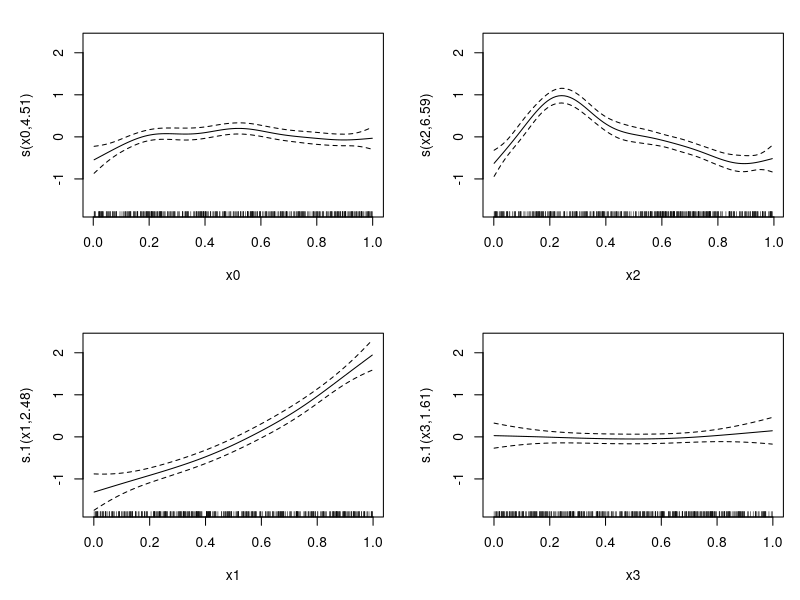
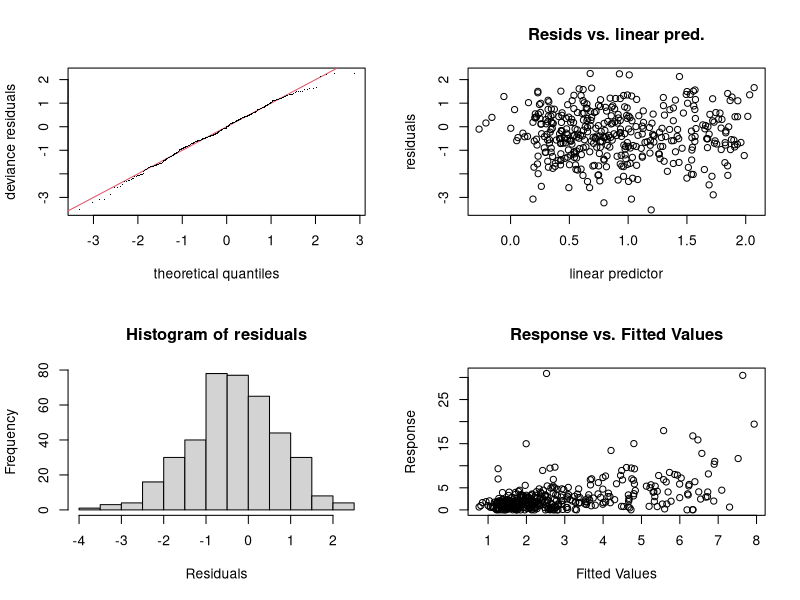
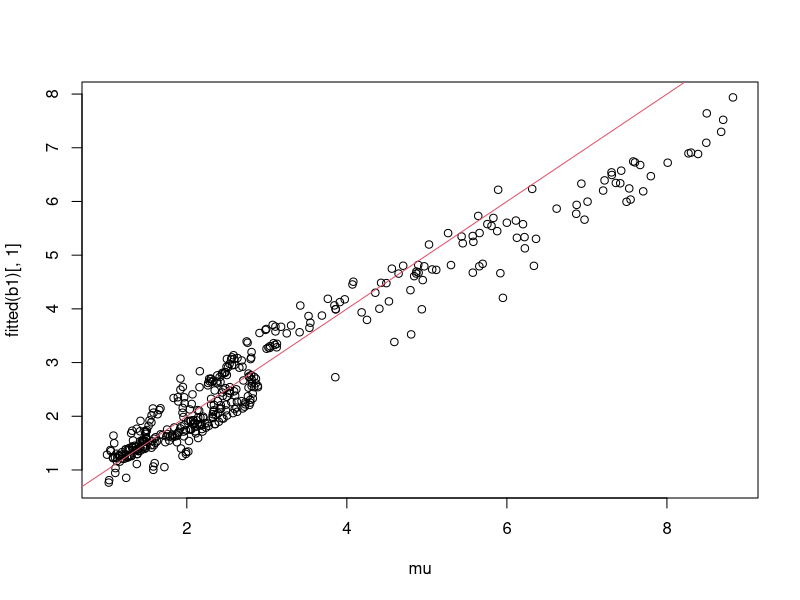
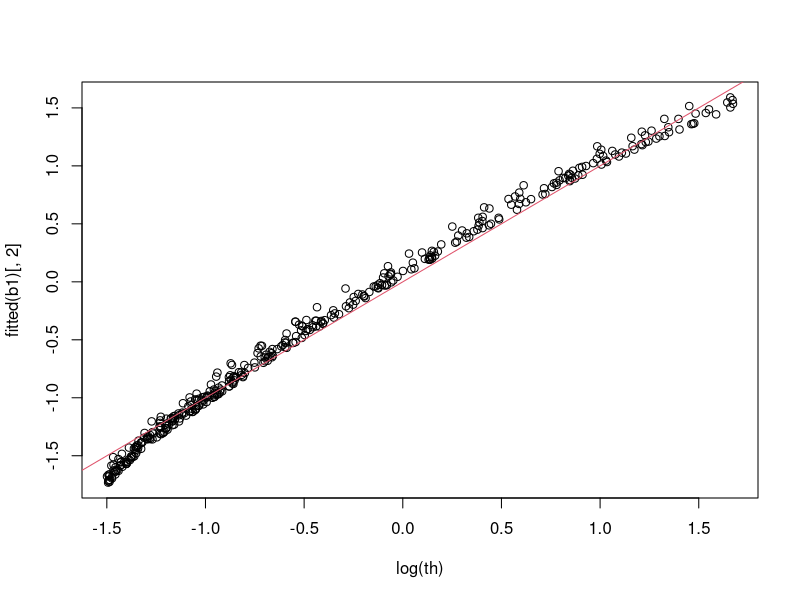
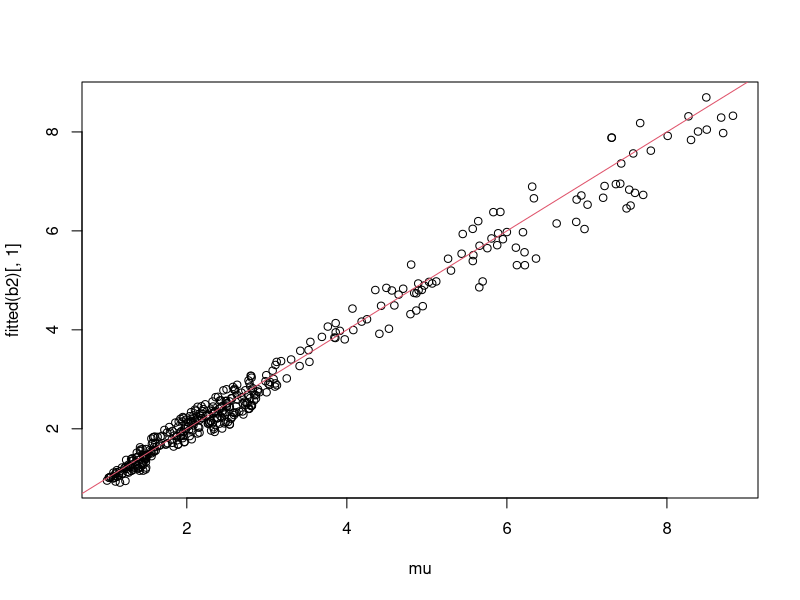
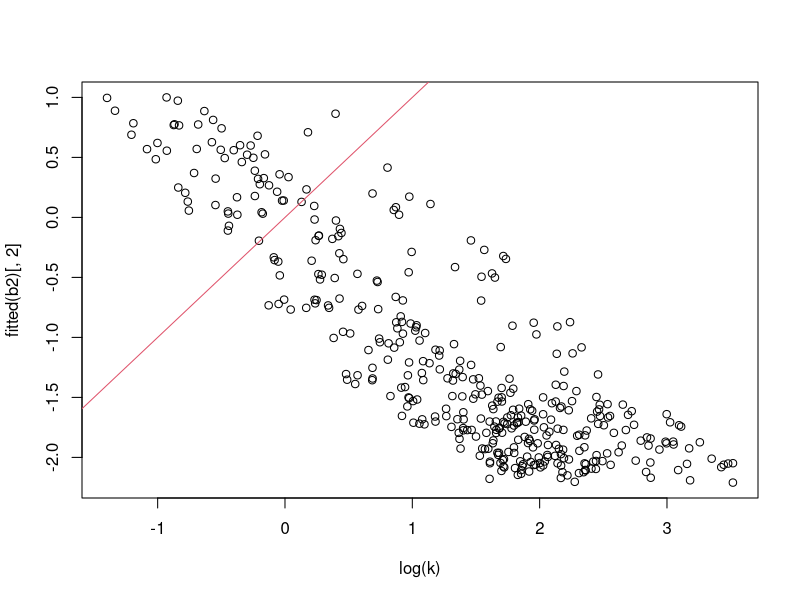
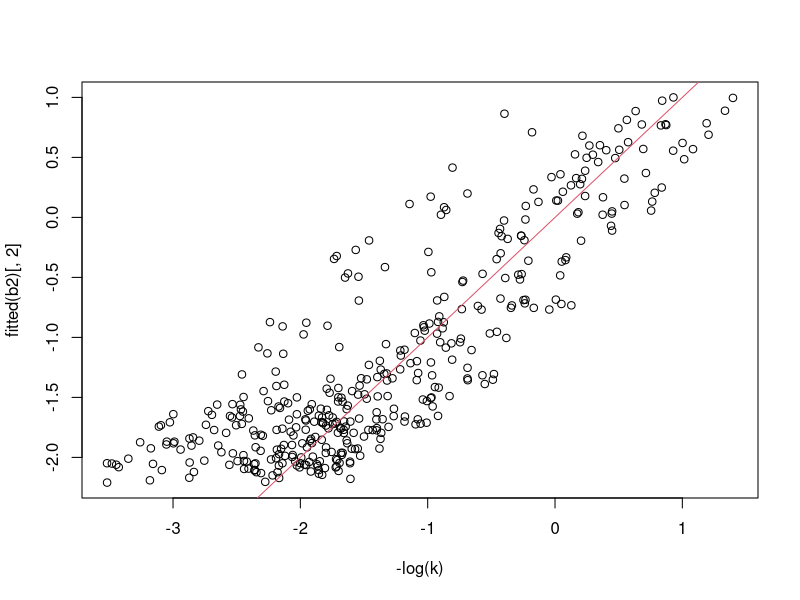

These charts were generated, in order, by the following R code:
# code from ?mgcv::gammals
library(mgcv)
## simulate some data
f0 <- function(x) 2 * sin(pi * x)
f1 <- function(x) exp(2 * x)
f2 <- function(x) 0.2 * x^11 * (10 * (1 - x))^6 + 10 * 
  (10 * x)^3 * (1 - x)^10
f3 <- function(x) 0 * x
n <- 400;set.seed(9)
x0 <- runif(n);x1 <- runif(n);
x2 <- runif(n);x3 <- runif(n);
mu <- exp((f0(x0)+f2(x2))/5)
th <- exp(f1(x1)/2-2)
y <- rgamma(n,shape=1/th,scale=mu*th)

b1 <- gam(list(y~s(x0)+s(x2),~s(x1)+s(x3)),family=gammals)
plot(b1,pages=1)
summary(b1)
gam.check(b1)
plot(mu,fitted(b1)[,1]);abline(0,1,col=2)
plot(log(th),fitted(b1)[,2]);abline(0,1,col=2)

# but shape should be k = mu / theta, where theta is the scale?
set.seed(1)
k <- mu / th
y <- rgamma(n, shape = k, scale = th)

b2 <- gam(list(y ~ s(x0) + s(x2), ~ s(x1) + s(x3)), family = gammals)
plot(mu, fitted(b2)[ , 1]); abline(0, 1, col = 2)
plot(log(k), fitted(b2)[ , 2]); abline(0, 1, col = 2)
plot(-log(k), fitted(b2)[ , 2]); abline(0, 1, col = 2) # fit = -log(shape)?

# changing the scale in rgamma() does not change the estimated scale:
library('tibble')
rm(list = ls())

foo <- function(x) {
  set.seed(1)
  d <- tibble(x1 = runif(1e3), y = rgamma(1e3, shape = 2, scale = x))
  m <- gam(list(y ~ 1, ~ 1), family = gammals(), data = d, method = 'REML')
  
  tibble(mu = exp(m$coefficients[1]),
         scale = exp(-7 + log1p(exp(m$coefficients[2]))),
         `1/scale` = 1/scale)
}

foo(1)
foo(100)
